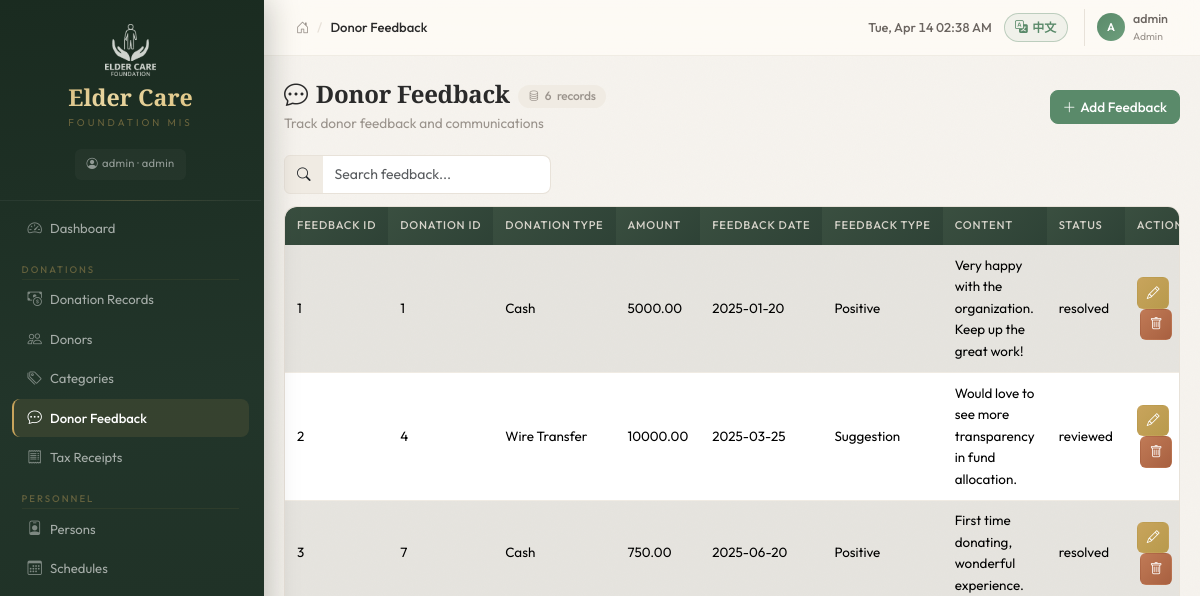
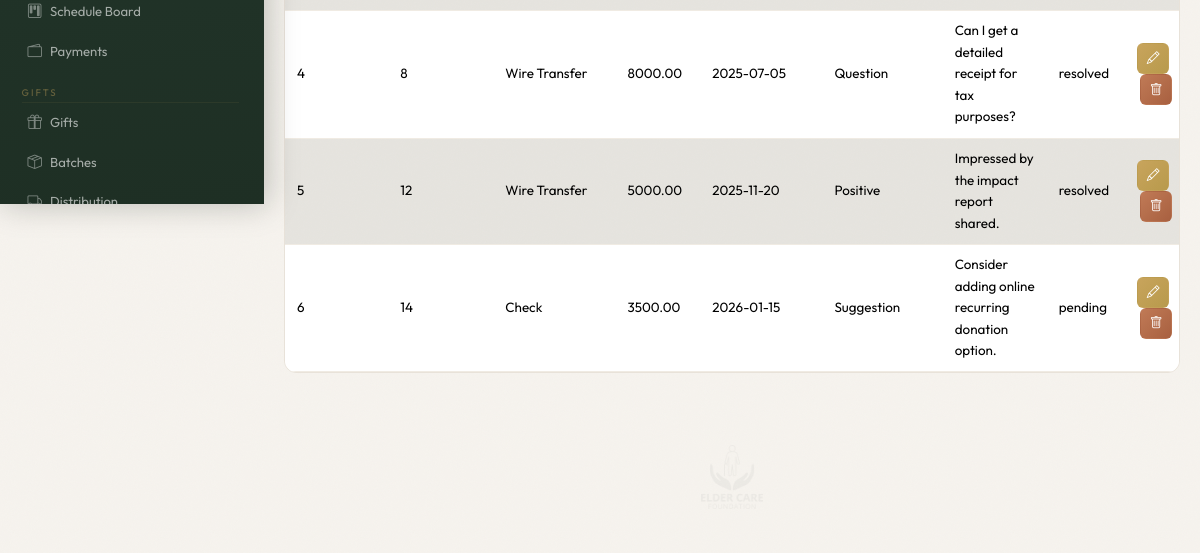
Page /feedback (signed in) on the earlier database version (2 pictures, top to bottom).
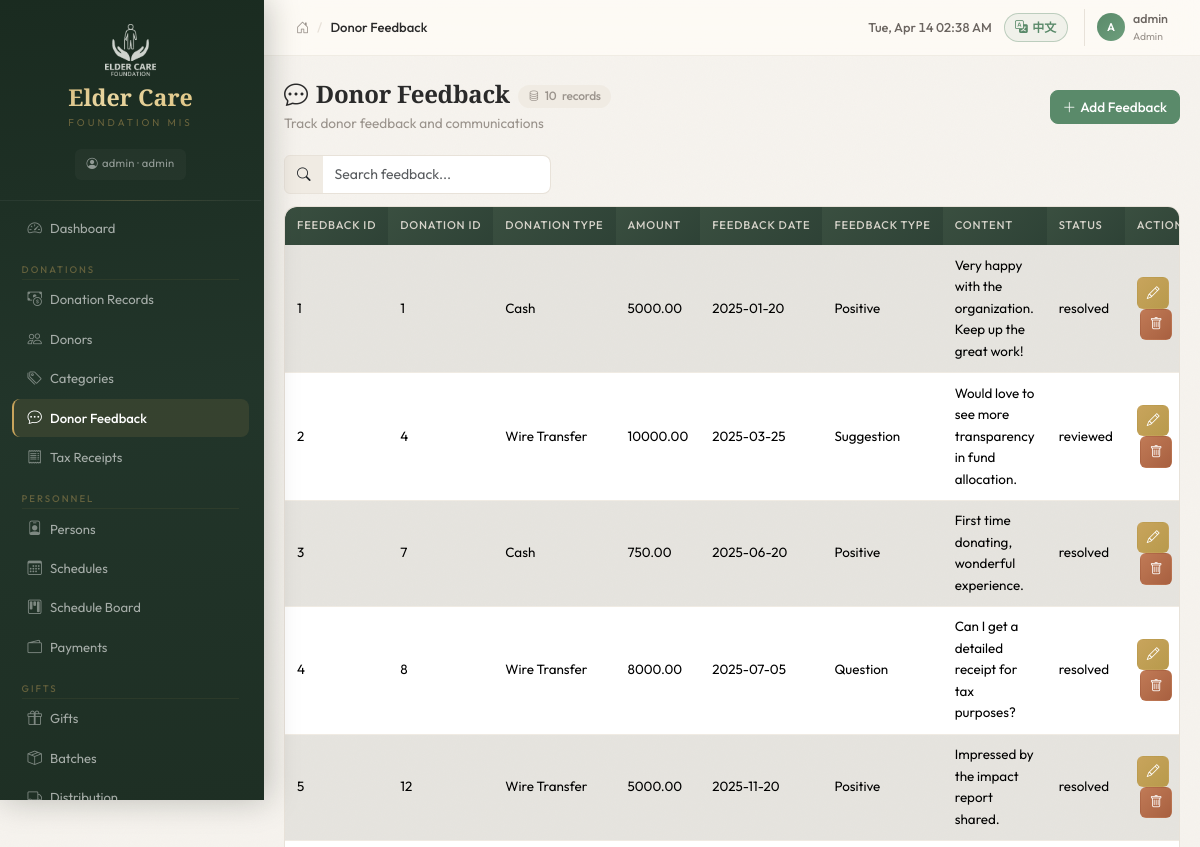
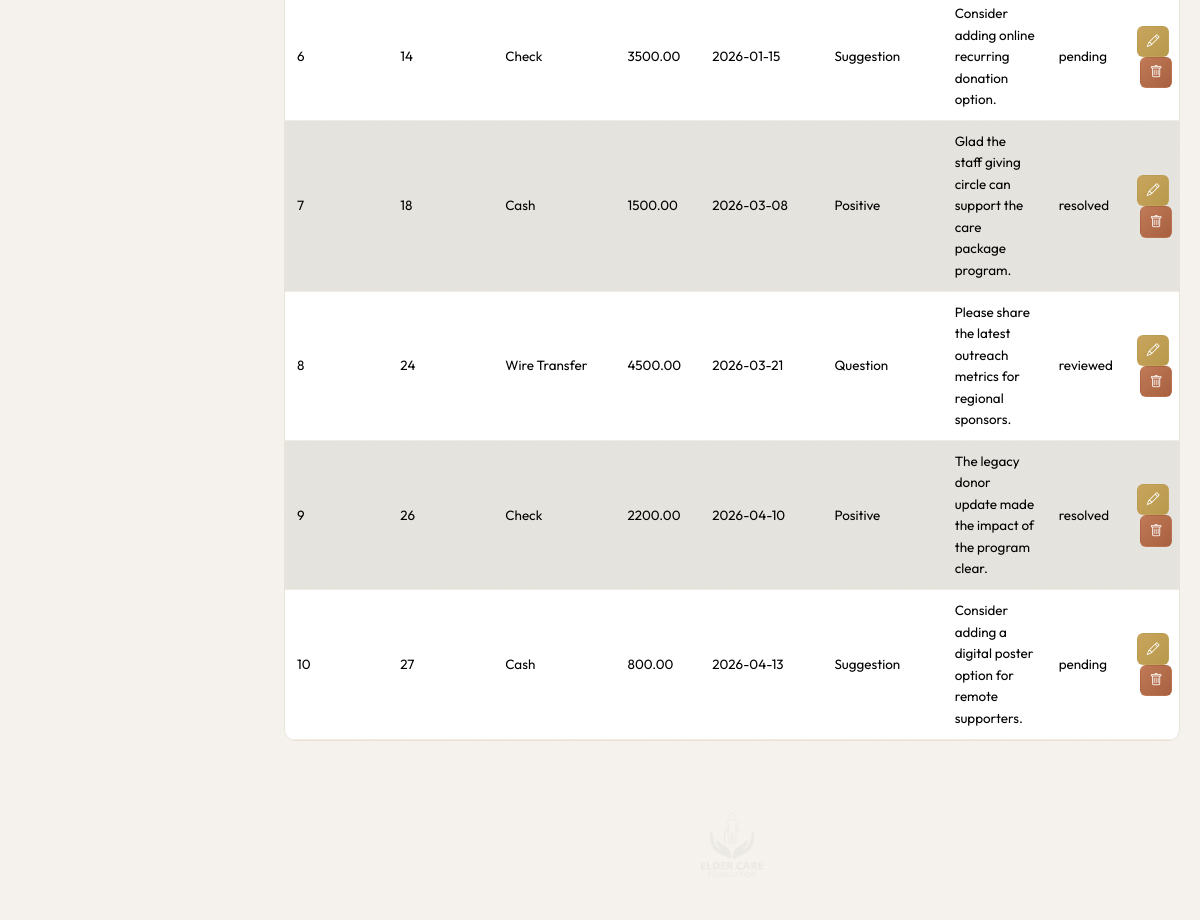
Same page on the later database version (2 pictures, top to bottom).
### tables this page shows
CREATE TABLE "donor_feedback" (
	"feedback_id"	INTEGER,
	"donation_id"	INTEGER,
	"feedback_date"	NUMERIC,
	"feedback_type"	TEXT,
	"feedback_text"	TEXT,
	"status"	TEXT,
	PRIMARY KEY("feedback_id"),
	FOREIGN KEY("donation_id") REFERENCES "donations"("donation_id")
);

CREATE TABLE "donations" (
    donation_id INTEGER PRIMARY KEY,
    donor_id INTEGER,
    donation_type TEXT,
    amount REAL,
    donation_date NUMERIC,
    is_tax_deductible INTEGER,
    gift_given TEXT,
    description TEXT,
    created_date NUMERIC,
    FOREIGN KEY(donor_id) REFERENCES donors(donor_id)
);

### blueprints/donations.py (the view)
@donations_bp.route('/feedback')
@login_required
@role_required('finance')
def feedback_list():
    rows = query_db(
        'SELECT f.*, d.donation_type, d.amount FROM donor_feedback f '
        'LEFT JOIN donations d ON f.donation_id = d.donation_id '
        'ORDER BY f.feedback_id ASC'
    )
    donations = query_db('SELECT donation_id, donation_type, amount FROM donations ORDER BY donation_date DESC')
    return render_template('donations/feedback.html', feedbacks=rows, donations=donations)

### blueprints/auth.py (called while the page is built)
def role_required(*roles):
    def decorator(f):
        @wraps(f)
        def wrapped(*args, **kwargs):
            if not current_user.has_role(*roles):
                flash('Insufficient permissions to access this page', 'warning')
                return redirect(url_for('dashboard.index'))
            return f(*args, **kwargs)
        return wrapped
    return decorator

    @property
    def is_admin(self):
        return self.role == 'admin'

    def has_role(self, *roles):
        return self.role in roles or self.role == 'admin'

### db.py (called while the page is built)
def get_db():
    if 'db' not in g:
        g.db = sqlite3.connect(current_app.config['DATABASE'])
        g.db.row_factory = sqlite3.Row
        g.db.execute('PRAGMA foreign_keys = ON')
    return g.db

def query_db(sql, args=(), one=False):
    cur = get_db().execute(sql, args)
    rv = cur.fetchall()
    cur.close()
    return (rv[0] if rv else None) if one else rv

### templates/donations/feedback.html (shortened to what this page needs)
{% extends "base.html" %}
{% block breadcrumb %}<span data-i18n="Donor Feedback">Donor Feedback</span>{% endblock %}
{% block content %}
<div class="page-header">
  <div>
    <h4 class="mb-1"><i class="bi bi-chat-dots me-2"></i><span data-i18n="Donor Feedback">Donor Feedback</span><span class="record-count"><i class="bi bi-database"></i>{{ feedbacks|length }} <span data-i18n="records">records</span></span></h4>
    <p class="page-subtitle" data-i18n="Track donor feedback and communications">Track donor feedback and communications</p>
  </div>
  <button class="btn btn-primary" onclick="openAddModal()"><i class="bi bi-plus-lg me-1"></i><span data-i18n="Add Feedback">Add Feedback</span></button>
</div>
<div class="table-info-bar">
  <div class="table-search">
    <div class="input-group" style="max-width:320px;">
      <span class="input-group-text"><i class="bi bi-search"></i></span>
      <input type="text" class="form-control" data-i18n-placeholder="Search feedback..." placeholder="Search feedback..." id="tableSearch">
    </div>
  </div>
</div>
{% if feedbacks %}
<div class="table-responsive">
  <table class="table table-striped table-hover">
    <thead class="table-header">
      <tr>
        <th data-i18n="Feedback ID">Feedback ID</th><th data-i18n="Donation ID">Donation ID</th><th data-i18n="Donation Type">Donation Type</th>
        <th data-i18n="Amount">Amount</th><th data-i18n="Feedback Date">Feedback Date</th><th data-i18n="Feedback Type">Feedback Type</th>
        <th data-i18n="Content">Content</th><th data-i18n="Status">Status</th><th data-i18n="Actions">Actions</th>
      </tr>
    </thead>
    <tbody>
      {% for f in feedbacks %}
      <tr>
        <td>{{ f.feedback_id }}</td><td>{{ f.donation_id }}</td><td>{{ f.donation_type }}</td>
        <td>{{ "%.2f"|format(f.amount) if f.amount else '-' }}</td><td>{{ f.feedback_date }}</td>
        <td>{{ f.feedback_type }}</td><td>{{ f.feedback_text }}</td><td>{{ f.status }}</td>
        <td>
          <button class="btn btn-sm btn-warning" aria-label="Edit" data-bs-toggle="tooltip" data-i18n-title="Edit" title="Edit" onclick="openEditModal({{ f.feedback_id }}, {{ f.donation_id }}, '{{ f.feedback_date }}', '{{ f.feedback_type }}', `{{ f.feedback_text }}`, '{{ f.status }}')"><i class="bi bi-pencil"></i></button>
          <button class="btn btn-sm btn-danger" aria-label="Delete" data-bs-toggle="tooltip" data-i18n-title="Delete" title="Delete" onclick="confirmDelete('{{ url_for('donations.feedback_delete', id=f.feedback_id) }}', 'Feedback #{{ f.feedback_id }}')"><i class="bi bi-trash"></i></button>
        </td>
      </tr>
      {% endfor %}
    </tbody>
  </table>
</div>
{% else %}
<div class="empty-state">
  <i class="bi bi-inbox"></i>
  <h6 data-i18n="No records found">No records found</h6>
  <p data-i18n="Click &quot;Add&quot; to create your first entry.">Click "Add Feedback" to create your first entry.</p>
</div>
{% endif %}
{% endblock %}

Differences in the rows shown:
added donor_feedback: feedback_id "7", donation_id "18", donation_type "Cash", feedback_date "2026-03-08", feedback_type "Positive", feedback_text "Glad the staff giving circle can support the care package program.", status "resolved"
added donations: amount "1500.00"
added donor_feedback: feedback_id "8", donation_id "24", donation_type "Wire Transfer", feedback_date "2026-03-21", feedback_type "Question", feedback_text "Please share the latest outreach metrics for regional sponsors.", status "reviewed"
added donations: amount "4500.00"
added donor_feedback: feedback_id "9", donation_id "26", donation_type "Check", feedback_date "2026-04-10", feedback_type "Positive", feedback_text "The legacy donor update made the impact of the program clear.", status "resolved"
added donations: amount "2200.00"
added donor_feedback: feedback_id "10", donation_id "27", donation_type "Cash", feedback_date "2026-04-13", feedback_type "Suggestion", feedback_text "Consider adding a digital poster option for remote supporters.", status "pending"
added donations: amount "800.00"
Other differences:
{{ feedbacks|length }}: "6" → "10"
